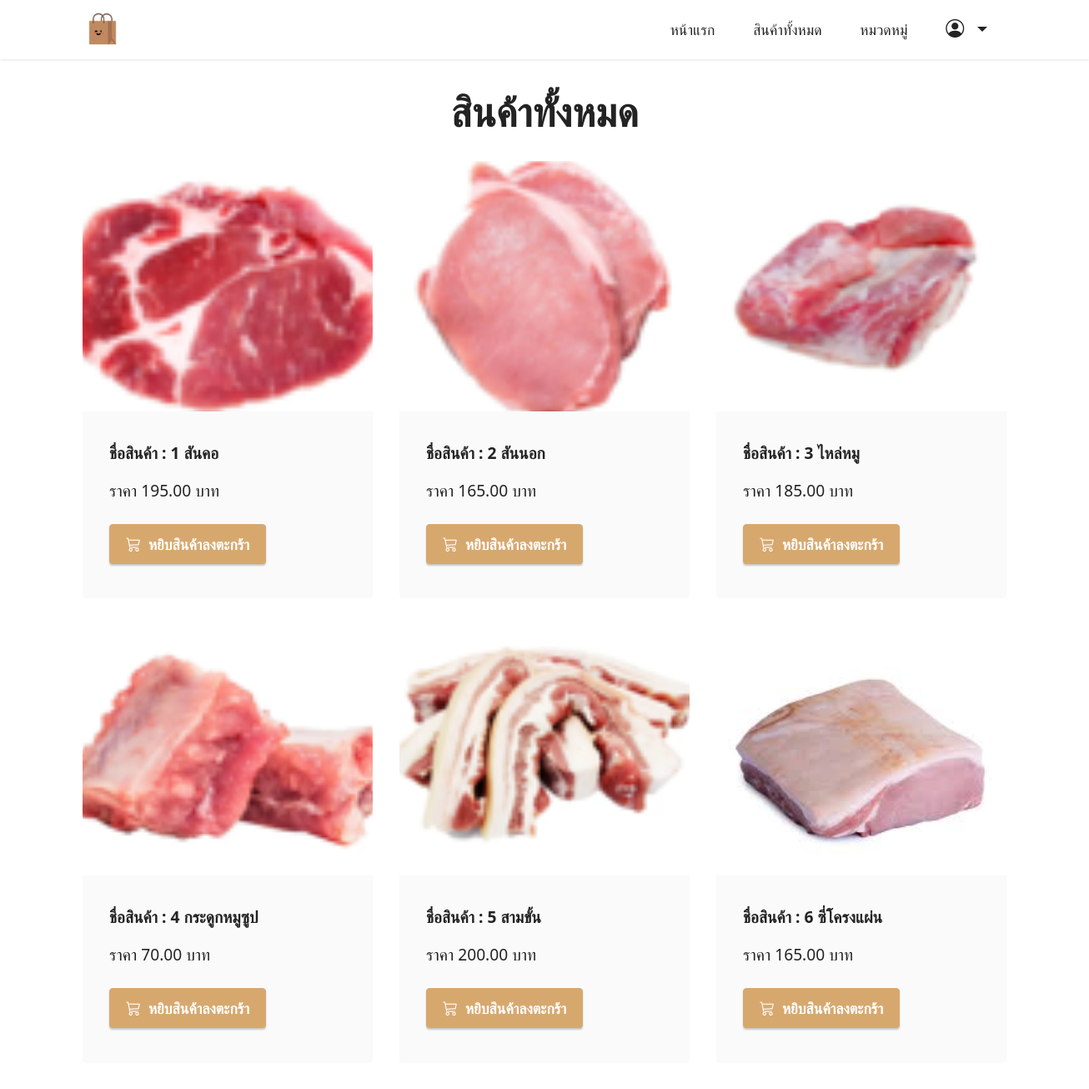
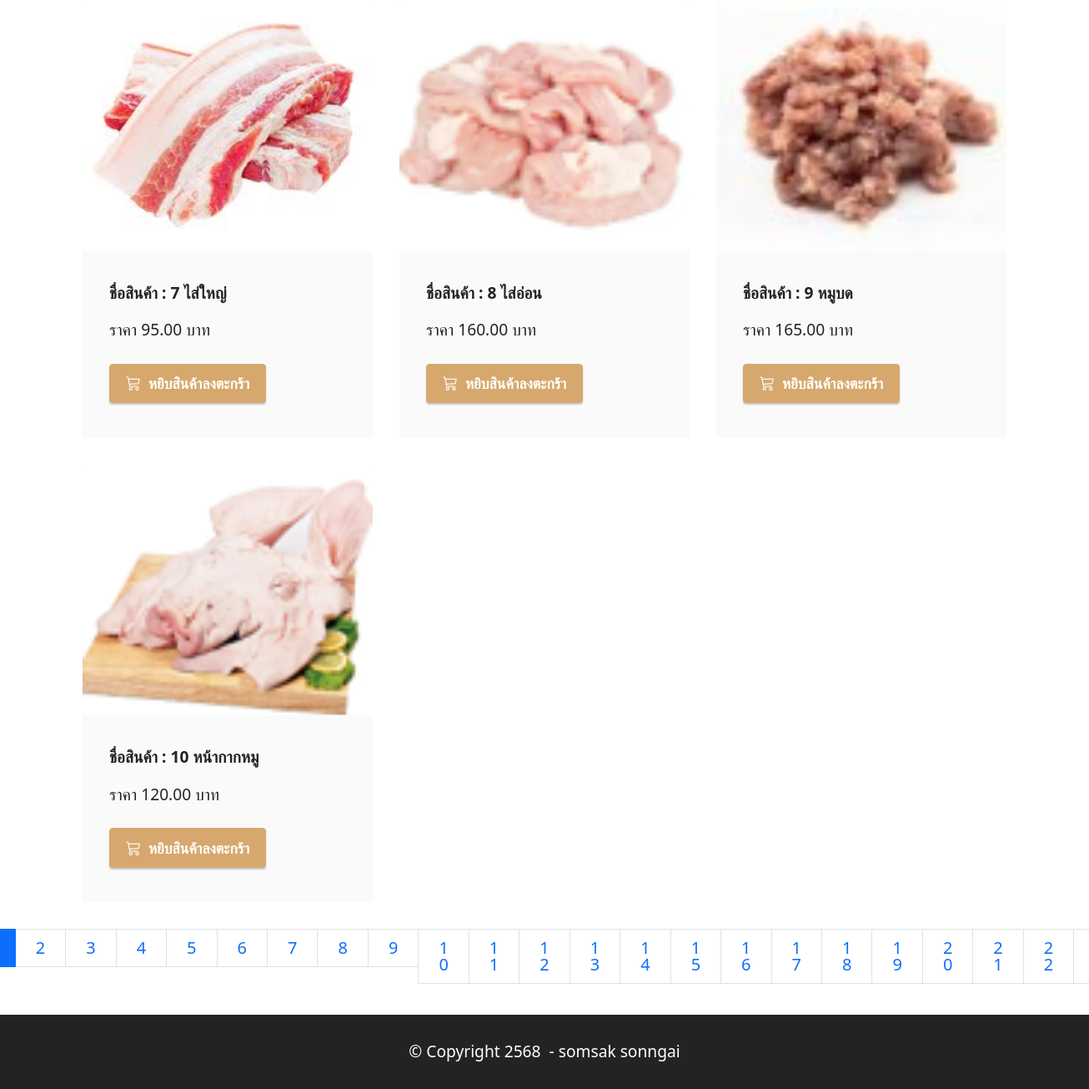
The app's page /product/ with its own data (2 pictures, top to bottom).
### productapp/models.py (models this page shows, shortened)
class Product1(models.Model):
    category = models.ForeignKey('Category',on_delete=models.CASCADE,null=True,verbose_name="หมวดหมู่สินค้า")
    name = models.CharField("ชื่อสินค้า", max_length=100)
    description = models.TextField("รายละเอียดสินค้า", max_length=500)
    price = models.DecimalField("ราคาขาย", max_digits=10, decimal_places=2)
    stock = models.DecimalField("จำนวนในสต๊อก", max_digits=10, decimal_places=2)
    is_trending = models.BooleanField("สินค้าแนะนำ", default=False)
    image = models.ImageField("รูปสินค้า", upload_to="product")
    profitprice = models.DecimalField("ราคากำไร", max_digits=10, decimal_places=2)
    created_at = models.DateTimeField("วันที่เพิ่มสินค้า", auto_now_add=True)
    updated_at = models.DateTimeField("วันที่แก้ไขล่าสุด", auto_now=True)
    barcode = models.CharField("บาร์โค้ด", max_length=13, unique=True)
    class Meta:
        verbose_name = "Product"
        verbose_name_plural = "รายการสินค้า"

### productapp/views.py (the view)
# urls.py: path('product/',views.product_list,name='product1'),
def product_list(request):
     all_product=Product1.objects.all().order_by("category") # เรียกลำดับจากชื่อสินค้า ถ้าเป็นการเพิ่ม order_by ตัวนี้จะมีการเชื่อมโยงกับ Product.html
     page=request.GET.get("page") # ดึงค่า parameter page เพิ่อระบุว่าผู้ใช้ต้องการดูหน้าที่เท่าไหร่ ถ้าไม่มี parametre page ใน url ค่านี้จะเป็น  None
     paginator=Paginator(all_product,10) #สร้าง object Paginator เพื่อแบ่งข้อมูล all_product ออกเป็นหน้า page โดยแต่ล่ะหน้าจะแสดงข้อมูล 3 รายการ
     all_product=paginator.get_page(page) #ดึงข้อมูลของหน้าที่ผู้ชายที่จะต้องการดู (ตามค่า page ที่ได้จาก url ) ถ้า page เป็น None  หรือไม่ถูกต้อง (เช่น มากกว่าจำนวณหน้าทั้งหมด ) จะดึงข้อมูลหน้าแรกมาให้โดยอัตโนมัติ
     return render (request,"product.html",{"all_product":all_product}) #ทำการดึงค่าตัวแปรมาเก็บไว้แล้ว Return กับไป

### productapp/templates/product.html (shortened to what this page needs)
{% extends "layout.html"%}
{% load humanize %}
{% block content%}
<section class="content2 cid-tsEQSCqggh" id="content2-2">
    <div class="container">
        <div class="mbr-section-head">
            <h4 class="mbr-section-title mbr-fonts-style align-center mb-0 display-2">
                <strong>สินค้าทั้งหมด</strong>
            </h4>
        </div>
        <div class="row mt-4">
        {% for Product1 in all_product %}
        <div class="item features-image сol-12 col-md-6 col-lg-4">
            <div class="item-wrapper">
                <div class="item-img">
                    <a href="{% url 'productDetail' Product1.id %}">
                        <img src="{{ Product1.image.url }}" >
                    </a>
                </div>
                <div class="item-content">
                    <h6 class="item-subtitle mbr-fonts-style mt-1 display-7">
                        <strong>ชื่อสินค้า : {{Product1.name}}</strong>
                    </h6>
                    <p class="mbr-text mbr-fonts-style mt-3 display-7">ราคา {{Product1.price | intcomma}} บาท</p>
                </div>
                <div class="mbr-section-btn item-footer mt-2">
                    {%if Product1.stock <= 0 %}
                         <h2 class="text-secondary text-center" t>สินค้าหมด</h2>
                    {% else %}
                        <a href="{% url 'addCart' Product1.id %}" class="btn btn-primary display-4">
                             <i class="bi bi-cart3"></i></i>&nbsp;
                                หยิบสินค้าลงตะกร้า
                         </a>
                     {% endif %}
                </div>
            </div>
        </div>
        {% endfor %}
        <nav aria-label="product-pagination" class="media-container-row">
            <ul class="pagination pagination-lg">
               {% for num in all_product.paginator.page_range %} <!--ตัวนี้สมารถเข้าไปเรียกใช้ให้ปุ่มมันเรียงกันได้ สามารถเข้าไปที่ all_product.paginator.page_range ->>
                    {% if num != all_product.number %}
                        <li class="page-item ">
                            <a class="page-link" href="?page={{num}}">{{num}}</a>
                        </li>
                    {% else %}
                        <li class="page-item active ">
                            <a class="page-link" href="?page={{num}}">{{num}}</a>
                        </li>
                     {% endif %}
               {% endfor %}
            </ul>
        </nav>
    </div>
</section>
{% endblock%}

### productapp/static/assets/theme/css/style.css (style rules this page uses)
section { background-color: #ffffff; }
body { font-style: normal; line-height: 1.5; font-weight: 400; color: #232323; position: relative; }
section, .container, .container-fluid { position: relative; word-wrap: break-word; }
a { font-style: normal; font-weight: 400; cursor: pointer; }
a, a:hover { text-decoration: none; }
.mbr-section-title { font-style: normal; line-height: 1.3; }
.mbr-text { font-style: normal; line-height: 1.7; }
h1, h2, h3, h4, h5, h6, .display-1, .display-2, .display-4, .display-5, .display-7, span, p, a { line-height: 1; word-break: break-word; word-wrap: break-word; font-weight: 400; }
b, strong { font-weight: bold; }
section { background-position: 50% 50%; background-repeat: no-repeat; background-size: cover; }
.align-center { text-align: center; }
.media-container-row { display: flex; flex-direction: row; flex-wrap: wrap; justify-content: center; align-content: center; align-items: start; }
@media (min-width: 992px) { .media-container-row { flex-wrap: nowrap; } }
img, iframe { display: block; width: 100%; }
.mbr-section-btn { margin-left: -0.6rem; margin-right: -0.6rem; font-size: 0; }
.btn { font-weight: 600; border-width: 1px; font-style: normal; margin: 0.6rem 0.6rem; white-space: normal; transition: all 0.2s ease-in-out; display: inline-flex; align-items: center; justify-content: center; word-break: break-word; }
.row { display: -webkit-flex; -webkit-flex-wrap: wrap; }
html, body { height: auto; min-height: 100vh; }
ul, ol, pre, blockquote { margin-bottom: 2.3125rem; }
.mt-4 { margin-top: 2rem !important; }
@media (min-width: 992px) { .container { padding-left: 16px; padding-right: 16px; } }
@media (min-width: 992px) { .row { margin-left: -16px; margin-right: -16px; } }
@media (min-width: 992px) { .row > [class*=col] { padding-left: 16px; padding-right: 16px; } }
.card-wrapper, .item-wrapper { overflow: hidden; }
.item { position: relative; }

### productapp/static/assets/custom/css/custom-style.css (style rules this page uses)
.display-2 { font-size: 3rem; line-height: 1.1; }
.display-4 { font-size: 1.1rem; line-height: 1.5; }
.display-7 { font-size: 1.2rem; line-height: 1.5; }
.btn { padding: 0.6rem 1.2rem; border-radius: 4px; }
.btn-primary, .btn-primary:active { background-color: #d7a86e !important; border-color: #d7a86e !important; color: #ffffff !important; box-shadow: 0 2px 2px 0 rgba(0, 0, 0, 0.2); }
a, a:hover { color: #d7a86e; }
body { overflow-x: hidden; }
a { transition: color 0.6s; }
.cid-tsEQSCqggh { padding-top: 3rem; background-color: #ffffff; }
.cid-tsEQSCqggh img, .cid-tsEQSCqggh .item-img { height: 100%; height: 300px; object-fit: cover; }
.cid-tsEQSCqggh .item { cursor: pointer; margin-bottom: 2rem; }
.cid-tsEQSCqggh .item-wrapper { position: relative; border-radius: 4px; background: #fafafa; height: 100%; display: flex; flex-flow: column nowrap; }
@media (min-width: 992px) { .cid-tsEQSCqggh .item-wrapper .item-content { padding: 2rem 2rem 0; } }
@media (min-width: 992px) { .cid-tsEQSCqggh .item-wrapper .item-footer { padding: 0 2rem 2rem; } }
.cid-tsEQSCqggh .mbr-section-btn { margin-top: auto !important; }
.cid-tsEQSCqggh .mbr-section-title { color: #232323; }
.cid-tsEQSCqggh .mbr-text, .cid-tsEQSCqggh .mbr-section-btn { text-align: left; }
.cid-tsEQSCqggh .item-subtitle { text-align: left; color: #232323; }

### records on screen
Product1: image (picture), name "1 สันคอ", price "195.00", stock "หยิบสินค้าลงตะกร้า"
Product1: image (picture), name "2 สันนอก", price "165.00", stock "หยิบสินค้าลงตะกร้า"
Product1: image (picture), name "3 ไหล่หมู", price "185.00", stock "หยิบสินค้าลงตะกร้า"
Product1: image (picture), name "4 กระดูกหมูซูป", price "70.00", stock "หยิบสินค้าลงตะกร้า"
Product1: image (picture), name "5 สามขั้น", price "200.00", stock "หยิบสินค้าลงตะกร้า"
Product1: image (picture), name "6 ซี่โครงแผ่น", price "165.00", stock "หยิบสินค้าลงตะกร้า"
Product1: image (picture), name "7 ไส่ใหญ่", price "95.00", stock "หยิบสินค้าลงตะกร้า"
Product1: image (picture), name "8 ไส่อ่อน", price "160.00", stock "หยิบสินค้าลงตะกร้า"
Product1: image (picture), name "9 หมูบด", price "165.00", stock "หยิบสินค้าลงตะกร้า"
Product1: image (picture), name "10 หน้ากากหมู", price "120.00", stock "หยิบสินค้าลงตะกร้า"

### other values on screen
{{ num }} "2" "3" "4" "5" "6" "7" "8" "9" "10" "11" "12" "13" "14" "15" "16" "17" "18" "19" "20" "21" "22"
